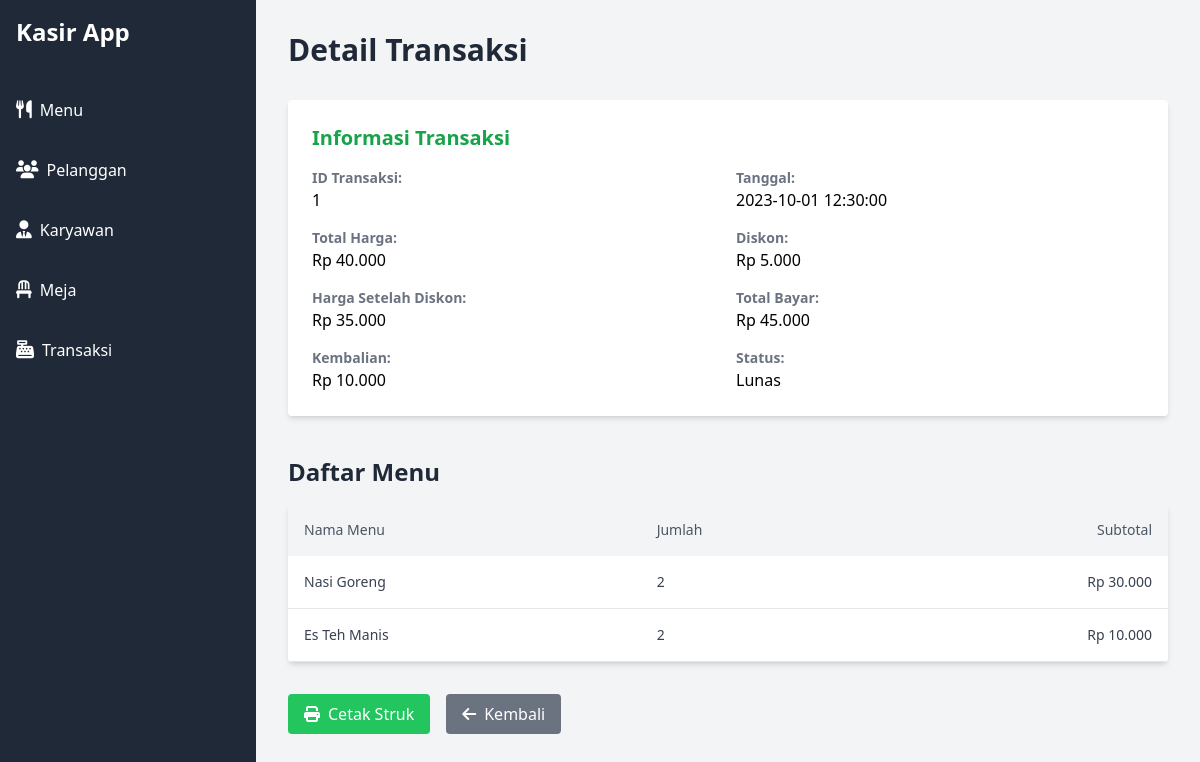
The page /transaksi/detail.php?id=1 on the database its author committed.
### tables this page shows
CREATE TABLE transaksi (
    id_transaksi INT AUTO_INCREMENT PRIMARY KEY,
    id_pelanggan INT,
    id_karyawan INT,
    id_meja INT,
    tanggal DATETIME NOT NULL,
    total_harga DECIMAL(10,2) NOT NULL,
    diskon DECIMAL(10,2) DEFAULT 0,
    total_bayar DECIMAL(10,2) NOT NULL,
    metode_pembayaran ENUM('Cash', 'Debit', 'QRIS', 'Transfer') NOT NULL,
    status ENUM('Lunas', 'Pending') NOT NULL DEFAULT 'Pending',
    uang_dibayar DECIMAL(10,2),  
    kembalian DECIMAL(10,2),     
    FOREIGN KEY (id_pelanggan) REFERENCES pelanggan(id_pelanggan),
    FOREIGN KEY (id_karyawan) REFERENCES karyawan(id_karyawan),
    FOREIGN KEY (id_meja) REFERENCES meja(id_meja)
);

CREATE TABLE detail_transaksi (
    id_detail INT AUTO_INCREMENT PRIMARY KEY,
    id_transaksi INT NOT NULL,
    id_menu INT NOT NULL,
    jumlah INT NOT NULL,
    subtotal DECIMAL(10,2) NOT NULL,
    FOREIGN KEY (id_transaksi) REFERENCES transaksi(id_transaksi),
    FOREIGN KEY (id_menu) REFERENCES menu(id_menu)
);

CREATE TABLE menu (
    id_menu INT AUTO_INCREMENT PRIMARY KEY,
    nama_menu VARCHAR(100) NOT NULL,
    harga DECIMAL(10,2) NOT NULL,
    kategori ENUM('Makanan', 'Minuman', 'Dessert') NOT NULL,
    deskripsi TEXT,
    gambar VARCHAR(255),
    status ENUM('Tersedia', 'Habis') NOT NULL DEFAULT 'Tersedia'
);

### transaksi/detail.php (the view, shortened to what this page needs)
<?php
include '../includes/db.php';
$id_transaksi = $_GET['id'] ?? null;
$sql_transaksi = "SELECT * FROM transaksi WHERE id_transaksi=$id_transaksi";
$result_transaksi = $conn->query($sql_transaksi);
$transaksi = $result_transaksi->fetch_assoc();
$sql_detail = "SELECT dt.*, m.nama_menu
               FROM detail_transaksi dt
               JOIN menu m ON dt.id_menu = m.id_menu
               WHERE dt.id_transaksi=$id_transaksi";
$result_detail = $conn->query($sql_detail);
$total_harga = 0;
$details = [];
while ($row_detail = $result_detail->fetch_assoc()) {
    $total_harga += $row_detail['subtotal'];
    $details[] = $row_detail;
}
$diskon = $transaksi['diskon'];
$total_bayar = $transaksi['total_bayar'];
$harga_setelah_diskon = max(0, $total_harga - $diskon);
$kembalian = max(0, $total_bayar - $harga_setelah_diskon);
?>
<!DOCTYPE html>
<html lang="en">
<head>
    <link rel="stylesheet" href="https://cdnjs.cloudflare.com/ajax/libs/font-awesome/6.5.1/css/all.min.css">
    <script src="https://cdn.tailwindcss.com"></script>
</head>
<body class="flex bg-gray-100">
    <div class="w-64 bg-gray-800 text-white min-h-screen">
        <div class="p-4">
            <h1 class="text-2xl font-bold">Kasir App</h1>
        </div>
        <ul class="mt-4">
            <li class="p-4 hover:bg-gray-700 cursor-pointer flex items-center gap-2">
                <i class="fas fa-utensils text-lg"></i>
                <a href="../menu/menu.php" class="block flex-grow">Menu</a>
            </li>
            <li class="p-4 hover:bg-gray-700 cursor-pointer flex items-center gap-2">
                <i class="fas fa-users text-lg"></i>
                <a href="../pelanggan/pelanggan.php" class="block flex-grow">Pelanggan</a>
            </li>
            <li class="p-4 hover:bg-gray-700 cursor-pointer flex items-center gap-2">
                <i class="fas fa-user-tie text-lg"></i>
                <a href="../karyawan/karyawan.php" class="block flex-grow">Karyawan</a>
            </li>
            <li class="p-4 hover:bg-gray-700 cursor-pointer flex items-center gap-2">
                <i class="fas fa-chair text-lg"></i>
                <a href="../meja/meja.php" class="block flex-grow">Meja</a>
            </li>
            <li class="p-4 hover:bg-gray-700 cursor-pointer flex items-center gap-2">
                <i class="fas fa-cash-register text-lg"></i>
                <a href="../transaksi/transaksi.php" class="block flex-grow">Transaksi</a>
            </li>
        </ul>
    </div>
    <div class="flex-1 p-8">
        <h1 class="text-3xl font-bold text-gray-800">Detail Transaksi</h1>
        <div class="bg-white shadow-md rounded p-6 mt-8 space-y-4">
            <h2 class="text-xl font-semibold text-green-600">Informasi Transaksi</h2>
            <div class="grid grid-cols-2 gap-4">
                <div>
                    <p class="text-sm text-gray-500"><strong>ID Transaksi:</strong></p>
                    <p class="text-base"><?php echo htmlspecialchars($transaksi['id_transaksi']); ?></p>
                </div>
                <div>
                    <p class="text-sm text-gray-500"><strong>Tanggal:</strong></p>
                    <p class="text-base"><?php echo htmlspecialchars($transaksi['tanggal']); ?></p>
                </div>
                <div>
                    <p class="text-sm text-gray-500"><strong>Total Harga:</strong></p>
                    <p class="text-base">Rp <?php echo number_format($total_harga, 0, ',', '.'); ?></p>
                </div>
                <div>
                    <p class="text-sm text-gray-500"><strong>Diskon:</strong></p>
                    <p class="text-base">Rp <?php echo number_format($diskon, 0, ',', '.'); ?></p>
                </div>
                <div>
                    <p class="text-sm text-gray-500"><strong>Harga Setelah Diskon:</strong></p>
                    <p class="text-base">Rp <?php echo number_format($harga_setelah_diskon, 0, ',', '.'); ?></p>
                </div>
                <div>
                    <p class="text-sm text-gray-500"><strong>Total Bayar:</strong></p>
                    <p class="text-base">Rp <?php echo number_format($total_bayar, 0, ',', '.'); ?></p>
                </div>
                <div>
                    <p class="text-sm text-gray-500"><strong>Kembalian:</strong></p>
                    <p class="text-base">Rp <?php echo number_format($kembalian, 0, ',', '.'); ?></p>
                </div>
                <div>
                    <p class="text-sm text-gray-500"><strong>Status:</strong></p>
                    <p class="text-base"><?php echo htmlspecialchars($transaksi['status']); ?></p>
                </div>
            </div>
        </div>
        <h2 class="text-2xl font-bold text-gray-800 mt-10 mb-4">Daftar Menu</h2>
        <table class="w-full bg-white shadow-md rounded overflow-hidden">
            <thead class="bg-gray-100">
                <tr>
                    <th class="p-4 text-left text-sm font-medium text-gray-600">Nama Menu</th>
                    <th class="p-4 text-left text-sm font-medium text-gray-600">Jumlah</th>
                    <th class="p-4 text-right text-sm font-medium text-gray-600">Subtotal</th>
                </tr>
            </thead>
            <tbody>
                <?php if (!empty($details)): ?>
                    <?php foreach ($details as $row): ?>
                        <tr class="border-b border-gray-200">
                            <td class="p-4 text-sm text-gray-700"><?php echo htmlspecialchars($row['nama_menu']); ?></td>
                            <td class="p-4 text-sm text-gray-700"><?php echo htmlspecialchars($row['jumlah']); ?></td>
                            <td class="p-4 text-sm text-gray-700 text-right">Rp
                                <?php echo number_format($row['subtotal'], 0, ',', '.'); ?></td>
                        </tr>
                    <?php endforeach; ?>
                <?php else: ?>
                    <tr>
                        <td colspan="3" class="p-4 text-center text-sm text-gray-500">Tidak ada detail transaksi.</td>
                    </tr>
                <?php endif; ?>
            </tbody>
        </table>
        <div class="flex gap-4 mt-8">
            <a href="print_struk.php?id=<?php echo $transaksi['id_transaksi']; ?>" target="_blank"
                class="bg-green-500 text-white px-4 py-2 rounded flex items-center gap-2">
                <i class="fas fa-print"></i>
                <span>Cetak Struk</span>
            </a>
            <a href="transaksi.php" class="bg-gray-500 text-white px-4 py-2 rounded flex items-center gap-2">
                <i class="fas fa-arrow-left"></i>
                <span>Kembali</span>
            </a>
        </div>
    </div>
</body>
</html>

### rows shown on the page
transaksi: id_transaksi "1", tanggal "2023-10-01 12:30:00", diskon "5.000", diskon "35.000", total_bayar "45.000", kembalian "10.000", status "Lunas"
detail_transaksi: id_menu.nama_menu "Nasi Goreng", jumlah "2", subtotal "30.000"
detail_transaksi: id_menu.nama_menu "Es Teh Manis", jumlah "2", subtotal "10.000"

### other values the page prints
$total_harga "40.000"
